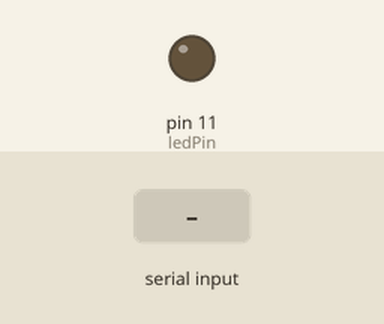
Bench run of a sketch on a simulated Arduino Uno, built with avr-gcc and run on an emulated ATmega328P. Shown: output pins drawn as LEDs (lit = HIGH). Dashed ring = blinking. The inputs (shaded band) are chosen by the test bench.

Above: at 1.2 s.
1.3 s: "2" received over Serial
At 1.45 s:
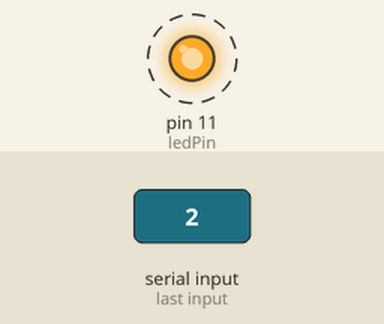
3.7 s: "4" received over Serial
At 6.3 s:
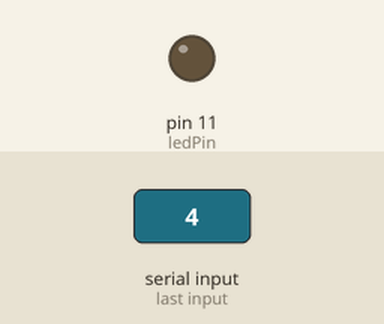
6.7 s: "5" received over Serial
At 6.85 s:
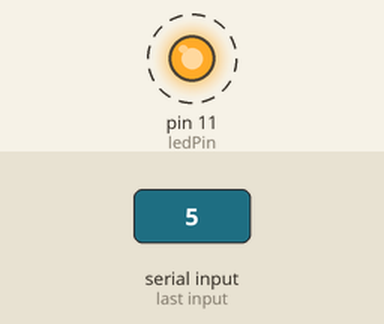
Timing chart, 0 to 10.9 s (numbered marks = the images above; inputs shaded):
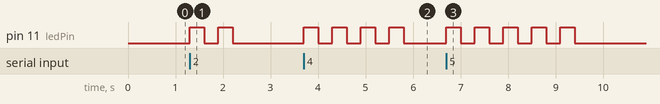

The sketch:

Ejercicio1_2.ino
```cpp
int ledPin = 11;

void setup() {
Serial.begin(9600);
pinMode(ledPin, OUTPUT);
}

void loop() {

char incomingByte = Serial.read(); switch (incomingByte) {
case '1':
  digitalWrite(ledPin, HIGH);
  delay(300);
  digitalWrite(ledPin, LOW);

  break;
case '2':
   digitalWrite(ledPin, HIGH);
   delay(300);
   digitalWrite(ledPin, LOW);
   delay(300);
   digitalWrite(ledPin, HIGH);
   delay(300);
   digitalWrite(ledPin, LOW);
  break;
case '3':
  digitalWrite(ledPin, HIGH);
   delay(300);
   digitalWrite(ledPin, LOW);
   delay(300);
   digitalWrite(ledPin, HIGH);
   delay(300);
   digitalWrite(ledPin, LOW);
   delay(300);
   digitalWrite(ledPin, HIGH);
   delay(300);
   digitalWrite(ledPin, LOW);
  break;
case '4':
  digitalWrite(ledPin, HIGH);
  delay(300);
   digitalWrite(ledPin, LOW);
   delay(300);
   digitalWrite(ledPin, HIGH);
  delay(300);
   digitalWrite(ledPin, LOW);
   delay(300);
   digitalWrite(ledPin, HIGH);
   delay(300);
   digitalWrite(ledPin, LOW);
   delay(300);
   digitalWrite(ledPin, HIGH);
   delay(300);
   digitalWrite(ledPin, LOW);
  break;
case '5':
  digitalWrite(ledPin, HIGH);
   delay(300);
   digitalWrite(ledPin, LOW);
   delay(300);
   digitalWrite(ledPin, HIGH);
   delay(300);
   digitalWrite(ledPin, LOW);
   delay(300);
   digitalWrite(ledPin, HIGH);
   delay(300);
   digitalWrite(ledPin, LOW);
   delay(300);
   digitalWrite(ledPin, HIGH);
  delay(300);
   digitalWrite(ledPin, LOW);
   delay(300);
   digitalWrite(ledPin, HIGH);
   delay(300);
   digitalWrite(ledPin, LOW);
  break;
  case '6':
  digitalWrite(ledPin, HIGH);
   delay(300);
   digitalWrite(ledPin, LOW);
   delay(300);
   digitalWrite(ledPin, HIGH);
   delay(300);
   digitalWrite(ledPin, LOW);
   delay(300);
   digitalWrite(ledPin, HIGH);
   delay(300);
   digitalWrite(ledPin, LOW);
   delay(300);
   digitalWrite(ledPin, HIGH);
   delay(300);
   digitalWrite(ledPin, LOW);
   delay(300);
   digitalWrite(ledPin, HIGH);
   delay(300);
   digitalWrite(ledPin, LOW);
   delay(300);
   digitalWrite(ledPin, HIGH);
   delay(300);
   digitalWrite(ledPin, LOW);
  break;
  case '7':
  digitalWrite(ledPin, HIGH);
   delay(300);
   digitalWrite(ledPin, LOW);
   delay(300);
   digitalWrite(ledPin, HIGH);
   delay(300);
   digitalWrite(ledPin, LOW);
   delay(300);
   digitalWrite(ledPin, HIGH);
   delay(300);
   digitalWrite(ledPin, LOW);
   delay(300);
   digitalWrite(ledPin, HIGH);
   delay(300);
   digitalWrite(ledPin, LOW);
   delay(300);
   digitalWrite(ledPin, HIGH);
   delay(300);
   digitalWrite(ledPin, LOW);
   delay(300);
   digitalWrite(ledPin, HIGH);
   delay(300);
   digitalWrite(ledPin, LOW);
   delay(300);
   digitalWrite(ledPin, HIGH);
   delay(300);
   digitalWrite(ledPin, LOW);
  break;
  case '8':
  digitalWrite(ledPin, HIGH);
   delay(300);
   digitalWrite(ledPin, LOW);
   delay(300);
   digitalWrite(ledPin, HIGH);
   delay(300);
   digitalWrite(ledPin, LOW);
   delay(300);
   digitalWrite(ledPin, HIGH);
   delay(300);
   digitalWrite(ledPin, LOW);
   delay(300);
   digitalWrite(ledPin, HIGH);
   delay(300);
   digitalWrite(ledPin, LOW);
   delay(300);
   digitalWrite(ledPin, HIGH);
   delay(300);
   digitalWrite(ledPin, LOW);
   delay(300);
   digitalWrite(ledPin, HIGH);
   delay(300);
   digitalWrite(ledPin, LOW);
   delay(300);
   digitalWrite(ledPin, HIGH);
  delay(300);
   digitalWrite(ledPin, LOW);
   delay(300);
   digitalWrite(ledPin, HIGH);
   delay(300);
   digitalWrite(ledPin, LOW);
  break;
  case '9':
  digitalWrite(ledPin, HIGH);
   delay(300);
   digitalWrite(ledPin, LOW);
   delay(300);
   digitalWrite(ledPin, HIGH);
   delay(300);
   digitalWrite(ledPin, LOW);
   delay(300);
   digitalWrite(ledPin, HIGH);
   delay(300);
   digitalWrite(ledPin, LOW);
   delay(300);
   digitalWrite(ledPin, HIGH);
   delay(300);
   digitalWrite(ledPin, LOW);
   delay(300);
   digitalWrite(ledPin, HIGH);
   delay(300);
   digitalWrite(ledPin, LOW);
   delay(300);
   digitalWrite(ledPin, HIGH);
   delay(300);
   digitalWrite(ledPin, LOW);
   delay(300);
   digitalWrite(ledPin, HIGH);
   delay(300);
   digitalWrite(ledPin, LOW);
   delay(300);
   digitalWrite(ledPin, HIGH);
   delay(300);
   digitalWrite(ledPin, LOW);
   delay(300);
   digitalWrite(ledPin, HIGH);
   delay(300);
   digitalWrite(ledPin, LOW);
  break;
 }
}
```

Measured:
- after the input at 1.3 s, pin 11 (ledPin): alternates HIGH for 0.30 s and LOW for 0.30 s, 4 changes in all, then stays LOW, starting at once
- after the input at 3.7 s, pin 11 (ledPin): alternates HIGH for 0.30 s and LOW for 0.30 s, 8 changes in all, then stays LOW, starting at once
- after the input at 6.7 s, pin 11 (ledPin): alternates HIGH for 0.30 s and LOW for 0.30 s, 10 changes in all, then stays LOW, starting at once
